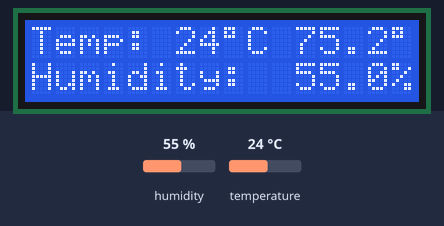
This sketch was run on a simulated Arduino Uno, built with avr-gcc and run on an emulated ATmega328P. Parts: 16×2 character LCD. The inputs (shaded band) are chosen by the test bench; at power-on: humidity 55 %, temperature 24 °C.

Above: at 3.2 s.
3.3 s: humidity set to 22 %
At 4.4 s:
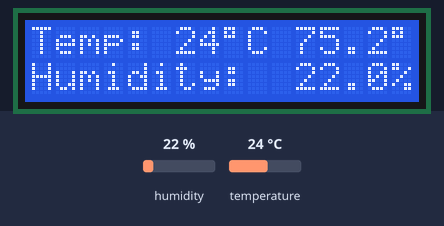
6.0 s: temperature set to 12 °C
At 7.0 s:
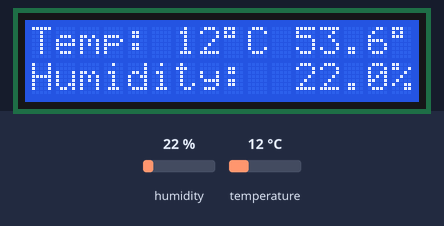
8.7 s: humidity set to 40 %
At 10.9 s:
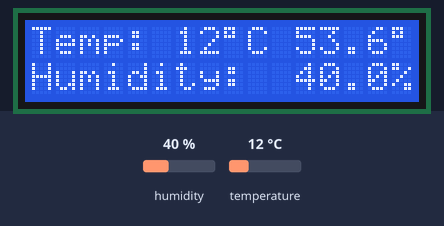
11.7 s: temperature set to 19 °C
At 13.5 s:
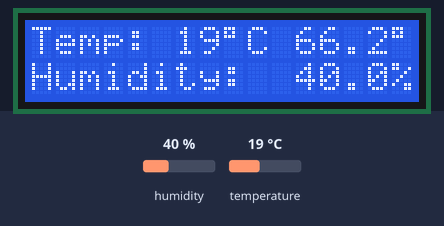
Timing chart, 0 to 15.0 s (numbered marks = the images above; inputs shaded):
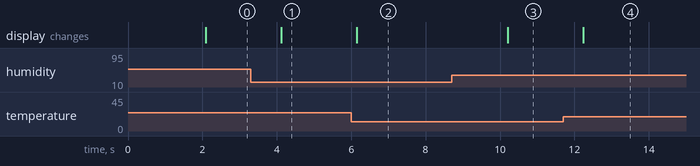

Measured:
- after the input at 3.3 s, the display: changes after 0.82 s (image 1)
- after the input at 6.0 s, the display: changes after 0.15 s (image 2)
- after the input at 8.7 s, the display: changes after 1.5 s (image 3)
- after the input at 11.7 s, the display: changes after 0.54 s (image 4)

The sketch:

sketch-weather-lcd1602.ino
```cpp
//Indoor weather station
//Arduino, DHT11, LCD1602 without I2C, potentiometer

#include <DHT.h>
#include <LiquidCrystal.h>

// Pin definitions - change if you use different wiring!
#define DHTPIN 2           // DHT11 data pin connected to digital pin 2
#define DHTTYPE DHT11      // DHT 11

DHT dht(DHTPIN, DHTTYPE);

// LCD pins: RS, E, D4, D5, D6, D7 (change these for your wiring)
LiquidCrystal lcd(7, 8, 3, 4, 5, 6);

void setup() {
  lcd.begin(16, 2);  // 16 columns, 2 rows
  dht.begin();
  lcd.print("DHT11 Weather");
  delay(2000);
  lcd.clear();
}

void loop() {
  float h = dht.readHumidity();
  float c = dht.readTemperature(); // Celsius
  float f = c * 9 / 5 + 32;        // Convert to Fahrenheit

  lcd.setCursor(0, 0);
    lcd.print("Temp: ");
  lcd.print(c, 0);
  lcd.print((char)223); // degree symbol
  lcd.print("C ");
  lcd.print(f, 1);
  lcd.print((char)223); // degree symbol
  lcd.print("F");


  lcd.setCursor(0, 1);
  lcd.print("Humidity:  ");
  lcd.print(h, 1); // 1 decimal place
  lcd.print("%   ");

  delay(2000);
}
```
